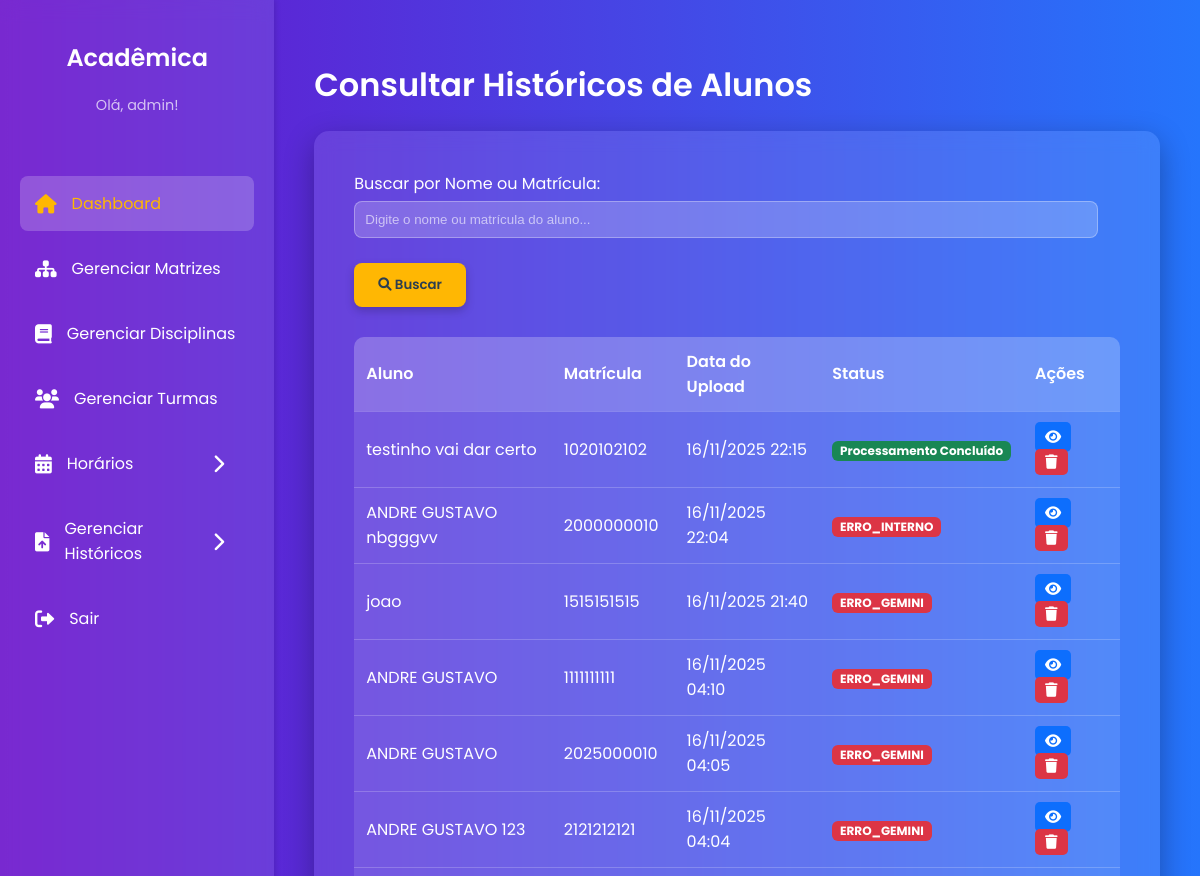
The app's page /historicos/consultar/ (signed in, upper part), older data.
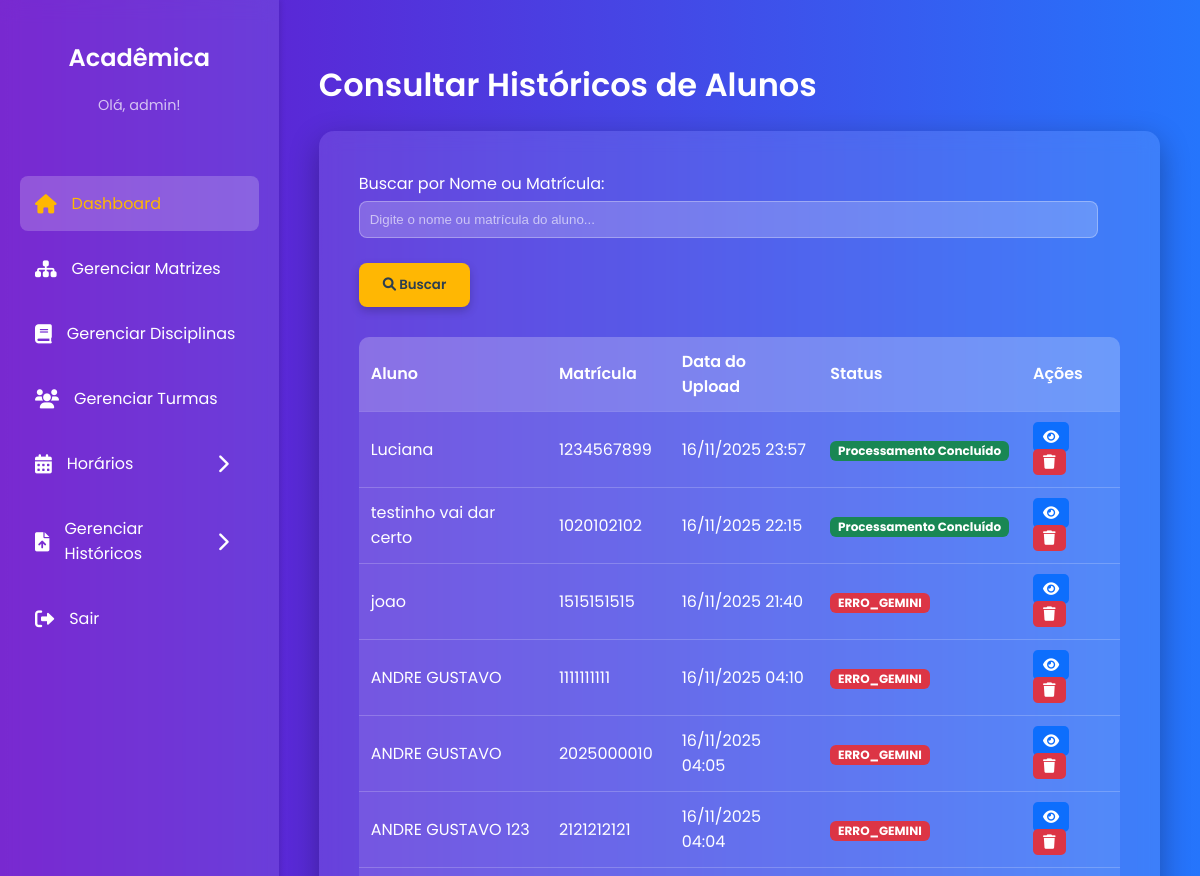
The same page, newer data.
### upload/models.py (models this page shows, shortened)
class Historico(models.Model):
    STATUS_CHOICES = [
        ('PENDENTE', 'Processamento Pendente'),
        ('CONCLUIDO', 'Processamento Concluído'),
        ('ERRO', 'Erro no Processamento'),
    ]
    aluno = models.ForeignKey(
        Aluno,
        on_delete=models.CASCADE,
        verbose_name="Aluno",
        related_name='historicos' # Permite consultar facilmente historicos do aluno
    )
    usuario = models.ForeignKey(
        Usuario,
        on_delete=models.SET_NULL, # Mantém o histórico mesmo que o coordenador seja excluído
        null=True,
        verbose_name="Coordenador Responsável"
    )
    data_upload = models.DateTimeField(
        auto_now_add=True,
        verbose_name="Data de Upload"
    )
    status = models.CharField(
        max_length=20,
        choices=STATUS_CHOICES,
        default='PENDENTE',
        verbose_name="Status de Processamento"
    )
    arquivo_original = models.FileField(
        upload_to='historicos/',
        null=True,
        blank=True,
        verbose_name="Arquivo PDF Original"
    )
    class Meta:
        db_table = 'HISTORICO'
        verbose_name = "Histórico Escolar"
        verbose_name_plural = "Históricos Escolares"

class Aluno(models.Model):
    nome = models.CharField(max_length=100)
    matricula = models.CharField(max_length=10, unique=True)
    curso = models.CharField(max_length=100, verbose_name="Curso de Ingresso")
    ano_ingresso = models.CharField(max_length=6, verbose_name="Ano de Ingresso")
    class Meta:
        db_table = 'ALUNO'
        verbose_name = "Aluno"
        verbose_name_plural = "Alunos"

### upload/views.py (the view)
# urls.py: path('historicos/consultar/', views.consultar_historicos, name='consultar_historicos'),
@login_required
def consultar_historicos(request):
    query = request.GET.get('q', '')
    historicos_list = Historico.objects.select_related('aluno').order_by('-data_upload')
    if query:
        historicos_list = historicos_list.filter(
            Q(aluno__nome__icontains=query) |      # Busca no nome do aluno
            Q(aluno__matricula__icontains=query) # Busca na matrícula
        )
    return render(request, 'upload/consultar_historicos.html', {
        'historicos': historicos_list, # Lista filtrada (ou completa)
        'query': query               # Envia o termo de volta para o template
    })

### upload/templates/upload/consultar_historicos.html (shortened to what this page needs)
{% extends 'core/base.html' %}
{% load static %}
{% block page_title %}Consultar Históricos de Alunos{% endblock %}
{% block content %}
<form method="GET" action="{% url 'upload:consultar_historicos' %}" class="form-container" style="margin-bottom: 30px;">
    <div class="form-row">
        <div class="form-group" style="flex-grow: 1;">
            <label for="id_q">Buscar por Nome ou Matrícula:</label>
            <input type="text" name="q" id="id_q" value="{{ query }}" placeholder="Digite o nome ou matrícula do aluno...">
        </div>
    </div>
    <div class="button-group">
        <button type="submit" class="cta-button">
            <i class="fas fa-search"></i> Buscar
        </button>
    </div>
</form>
<table>
    <thead>
        <tr>
            <th>Aluno</th>
            <th>Matrícula</th>
            <th>Data do Upload</th>
            <th>Status</th>
            <th>Ações</th>
        </tr>
    </thead>
    <tbody>
        {% for historico in historicos %}
        <tr>
            <td>{{ historico.aluno.nome }}</td>
            <td>{{ historico.aluno.matricula }}</td>
            <td>{{ historico.data_upload|date:"d/m/Y H:i" }}</td>
            <td>
                <span class="status-badge
                    {% if historico.status == 'CONCLUIDO' %}status-concluido
                    {% elif historico.status == 'PENDENTE' %}status-pendente
                    {% else %}status-erro
                    {% endif %}">
                    {{ historico.get_status_display }}
                </span>
            </td>
            <td class="action-buttons">
                <a href="{% url 'upload:consultar_historico_detalhe' pk=historico.pk %}" class="btn-view" title="Visualizar">
                    <i class="fas fa-eye"></i>
                </a>
                <form method="POST" action="{% url 'upload:excluir_historico' pk=historico.pk %}" style="display: inline;" onsubmit="return confirm('Tem certeza que deseja excluir este histórico?');">
                    <button type="submit" class="btn-delete" title="Excluir">
                        <i class="fas fa-trash"></i>
                    </button>
                </form>
            </td>
        </tr>
        {% endfor %}
    </tbody>
</table>
{% endblock %}

Row changes from the older to the newer data that the page shows:
removed Historico: aluno.nome "ANDRE GUSTAVO nbgggvv", aluno.matricula "2000000010", data_upload "16/11/2025 22:04", status "ERRO_INTERNO"
added Historico: aluno.nome "Luciana", aluno.matricula "1234567899", data_upload "16/11/2025 23:57", status "Processamento Concluído"
